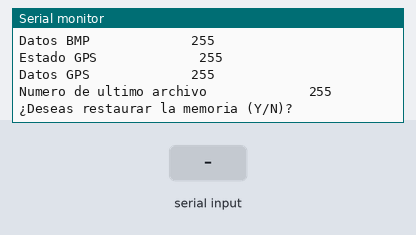
This sketch was run on a simulated Arduino Uno, built with avr-gcc and run on an emulated ATmega328P. On the bench: the last lines printed to the serial monitor. Inputs (shaded band) come from the test bench. EEPROM starts erased.

Above: at 1.6 s.
1.7 s: "Y" received over Serial
At 3.4 s:
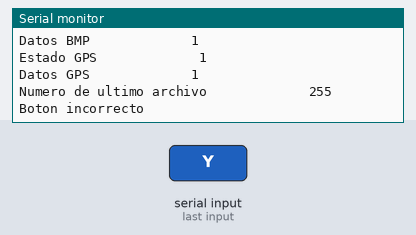
3.7 s: "N" received over Serial
At 4.3 s:
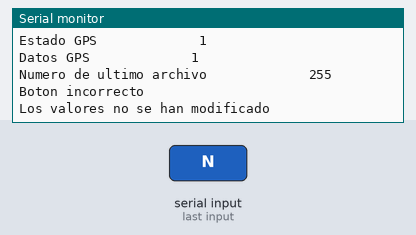

The sketch:

memoria_eeprom.ino
```cpp
#include <EEPROM.h>

//Este programa consulta las direcciones de la memoria EEPROM y permite
//restaurarlas (poniendo un 1 en todas las direcciones)

char entradaUsuario;

// - - Direcciones de la memoria EEPROM - -
//   0 -> Estado de vuelo: E (69), A (65), D (68)
      byte estadoVuelo = 0;
//   1 -> Estado Acelerometro y Giroscopio (MPU6050): 0 (Fallo MPU), 1 (Inicio MPU)
      byte estadoMPU = 1;
//   2 -> Datos MPU6050: 0 (Fallo funcion datosMPU, no se pueden leer los datos), 1 (Datos MPU accesibles)
      byte datosMPU = 2;
//   3 -> Estado RTC: 0 (Fallo RTC), 1 (Inicio RTC)
      byte estadoRTC = 3;
//   4 -> Datos RTC: 0 (Fallo funcion datosRTC, no se pueden leer los datos), 1 (Datos RTC accesibles)
      byte datosRTC = 4;
//   5 -> Estado Modulo microSD:  0 (Fallo Modulo microSD), 1 (Inicio Modulo microSD)
      byte estadoModuloSD = 5;
//   6 -> Estado Archivo microSD: 0 (Fallo funcion iniciarArchivo, no se puede acceder a la SD), 1 (Se creo el archivo en la SD)
      byte archivoMemoriaSD = 6;
//   7 -> Registro de datos en archivo microSD: 0 (Fallo el acceso al archivo SD durante el loop), 1 (Se accede al archivo SD sin problemas)
      byte registroDatosSD = 7;
//   8 -> Estado Barometro (BMP180): 0 (Fallo BMP180), 1 (Inicio BMP180)
      byte estadoBMP = 8;
//   9 -> Datos BMP180: 0 (Fallo funcion datosBMP180, no se pueden leer los datos), 1 (Datos BMP180 accesibles)
      byte datosBMP = 9;
//   10 -> Estado GPS: 0 (Fallo GPS), 1 (Inicio GPS)
      byte estadoGPS = 10;
//   11 -> Datos GPS: 0 (Fallo funcion datosGPS, no se pueden leer los datos), 1 (Datos GPS accesibles)
      byte datosGPS = 11;

void leerMemoria(){
  Serial.println("---- Valores en la memoria EEPROM ----");
  Serial.println();
  Serial.print("Estado Vuelo             ");
  Serial.println(EEPROM.read(estadoVuelo));
  Serial.print("Estado MPU             ");
  Serial.println(EEPROM.read(estadoMPU));
  Serial.print("Datos MPU             ");
  Serial.println(EEPROM.read(datosMPU));
  Serial.print("Estado RTC             ");
  Serial.println(EEPROM.read(estadoRTC));
  Serial.print("Datos RTC             ");
  Serial.println(EEPROM.read(datosRTC));
  Serial.print("Estado Modulo SD             ");
  Serial.println(EEPROM.read(estadoModuloSD));
  Serial.print("Archivo Memoria SD             ");
  Serial.println(EEPROM.read(archivoMemoriaSD));
  Serial.print("Registro Datos SD             ");
  Serial.println(EEPROM.read(registroDatosSD));
  Serial.print("Estado BMP             ");
  Serial.println(EEPROM.read(estadoBMP));
  Serial.print("Datos BMP             ");
  Serial.println(EEPROM.read(datosBMP));
  Serial.print("Estado GPS             ");
  Serial.println(EEPROM.read(estadoGPS));
  Serial.print("Datos GPS             ");
  Serial.println(EEPROM.read(datosGPS));
  Serial.print("Numero de ultimo archivo             ");
  Serial.println(EEPROM.read(500));
}

void restaurarMemoria(){
  EEPROM.put(estadoVuelo,1);
  EEPROM.put(estadoMPU,1);
  EEPROM.put(datosMPU,1);
  EEPROM.put(estadoRTC,1);
  EEPROM.put(datosRTC,1);
  EEPROM.put(estadoModuloSD,1);
  EEPROM.put(archivoMemoriaSD,1);
  EEPROM.put(registroDatosSD,1);
  EEPROM.put(estadoBMP,1);
  EEPROM.put(datosBMP,1);
  EEPROM.put(estadoGPS,1);
  EEPROM.put(datosGPS,1);
}

void setup() {
  Serial.begin(9600);
  leerMemoria();
  Serial.println("¿Deseas restaurar la memoria (Y/N)?");
}

void loop() {
  // put your main code here, to run repeatedly:
    if(Serial.available()>0){
      entradaUsuario = Serial.read();
      if(entradaUsuario == 'Y' || entradaUsuario == 'y'){
        restaurarMemoria();
        Serial.println("La memoria se ha restaurado");
        leerMemoria();
      }
      if(entradaUsuario == 'N' || entradaUsuario == 'n'){
        Serial.println("Los valores no se han modificado");
      }
      else{
        Serial.println("Boton incorrecto");
      }
  }
}
```

Measured:
- after the input at 1.7 s, the serial monitor: prints a new line after 0.08 s (image 1)
- after the input at 3.7 s, the serial monitor: prints a new line at once (image 2)
